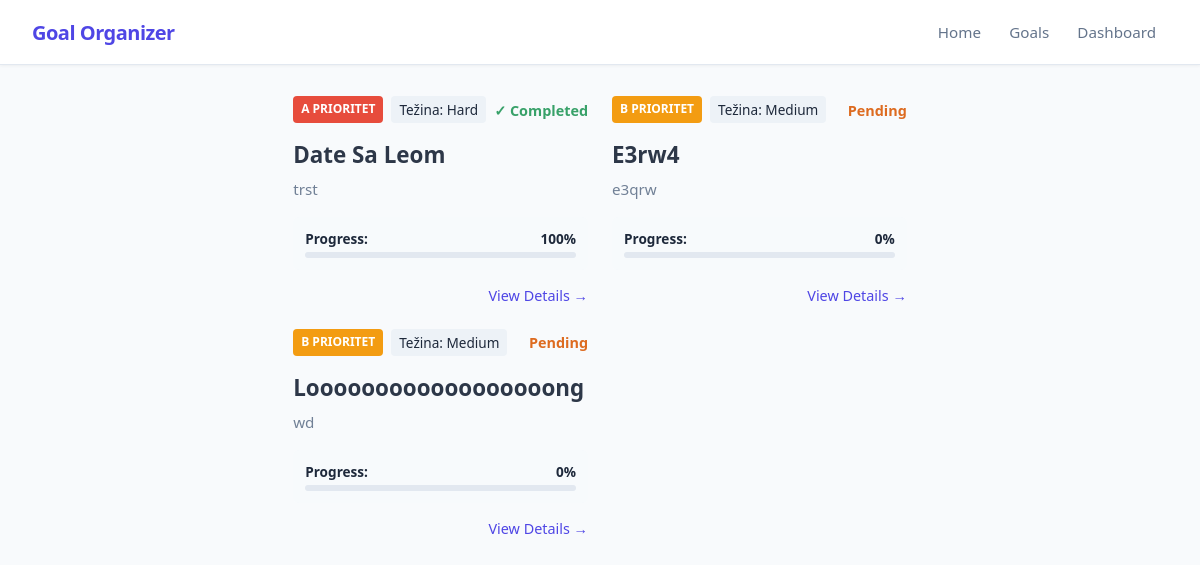
Page /dashboard on the earlier database version.
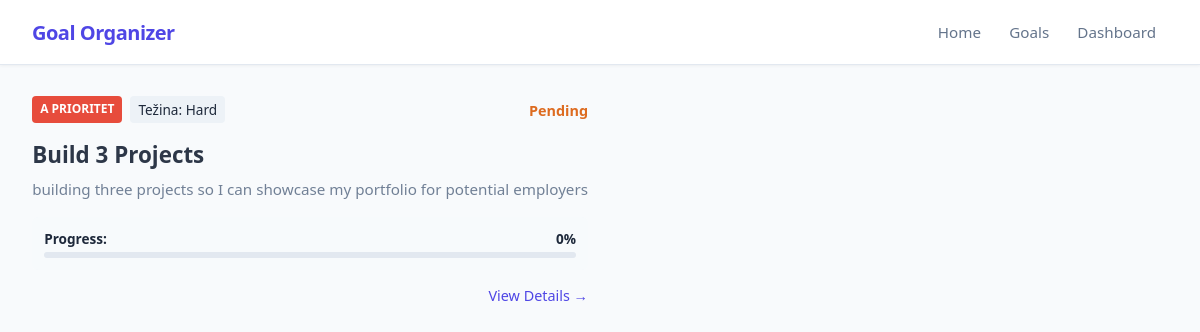
Same page on the later database version.
### app/models_db.py (models this page shows, shortened)
class Goal(db.Model):
    __tablename__ = 'goals'
    id = db.Column(db.Integer, primary_key=True)
    title = db.Column(db.String(100), nullable=False)
    description = db.Column(db.Text, nullable=False)
    is_completed = db.Column(db.Boolean, default=False)
    progress_percentage = db.Column(db.Float, default=0.0)
    difficulty = db.Column(db.String(20), nullable=False, default='Medium')
    priority = db.Column(db.String(1), nullable=False, default='b')
    created_at = db.Column(db.DateTime, default=datetime.now(timezone.utc), nullable=False)
    tasks = db.relationship('Task', backref='goal', cascade="all, delete-orphan", lazy=True)

### app/routes.py (the view)
@main.route("/dashboard", methods=['GET', 'POST'])
def dashboard():
    goals = Goal.query.order_by(Goal.priority.asc()).all()
    return render_template('dashboard.html', goals=goals)

### app/templates/dashboard.html (shortened to what this page needs)
{% extends 'base.html' %}
{%block content%}
<div class="dashboard-wrapper">
    <div class="goals-grid-container">
        {% if goals %}
            {% for goal in goals %}
                <div class="card" style="margin: 0; display: flex; flex-direction: column; gap: 1rem; justify-content: space-between;">
                    <div style="display: flex; gap: 0.5rem; align-items: center; justify-content: space-between;">
                        <div style="display: flex; gap: 0.5rem;">
                            <span class="badge badge-{{ goal.priority }} ">{{ goal.priority | upper }} prioritet</span>
                            <span style="background: #edf2f7; padding: 0.25rem 0.5rem; border-radius: 4px; font-size: 0.85rem; font-weight: 500;">
                                Težina: {{ goal.difficulty }}
                            </span>
                        </div>
                        <div>
                            {% if goal.is_completed %}
                                <span style="color: #38a169; font-weight: bold; font-size: 0.9rem;">✓ Completed</span>
                            {% else %}
                                <span style="color: #dd6b20; font-weight: bold; font-size: 0.9rem;">Pending</span>
                            {% endif %}
                        </div>
                    </div>
                    <div>
                        <h2 style="margin: 0 0 0.5rem 0; font-size: 1.4rem;">
                            <a href="{{ url_for('main.view_goal', goal_id=goal.id) }}" style="color: #2d3748; text-decoration: none; hover: underline;">
                                {{ goal.title }}
                            </a>
                        </h2>
                        <p style="margin: 0; color: #718096; line-height: 1.5; font-size: 0.95rem;">
                            {{ goal.description or 'Nema opisa.' }}
                        </p>
                    </div>
                    <div style="background: #f7fafc; padding: 0.75rem; border-radius: 6px;">
                        <div style="display: flex; justify-content: space-between; margin-bottom: 0.25rem; font-weight: 600; font-size: 0.85rem;">
                            <span>Progress:</span>
                            <span>{{ goal.progress_percentage | round | int }}%</span>
                        </div>
                        <div style="width: 100%; background: #e2e8f0; height: 6px; border-radius: 4px; overflow: hidden;">
                        </div>
                    </div>
                    <div style="display: flex; justify-content: flex-end; margin-top: auto;">
                        <a href="{{ url_for('main.view_goal', goal_id=goal.id) }}" style="text-decoration: none; color: var(--primary); font-weight: 500; font-size: 0.9rem;">
                            View Details →
                        </a>
                    </div>
                </div>
            {% endfor %}
        {% else %}
            <p style="grid-column: span 2; text-align: center; color: var(--text-muted); font-style: italic;">
                Trenutno nemate dodanih ciljeva.
            </p>
        {% endif %}
    </div>
</div>
{% endblock %}

Differences in the rows shown:
removed Goal: priority "A", difficulty "Hard", is_completed "✓ Completed", title "Date Sa Leom", description "trst", progress_percentage "100"
removed Goal: priority "B", difficulty "Medium", is_completed "Pending", title "E3rw4", description "e3qrw", progress_percentage "0"
removed Goal: priority "B", difficulty "Medium", is_completed "Pending", title "Loooooooooooooooooong", description "wd", progress_percentage "0"
added Goal: priority "A", difficulty "Hard", is_completed "Pending", title "Build 3 Projects", description "building three projects so I can showcase my portfolio for potential employers", progress_percentage "0"
